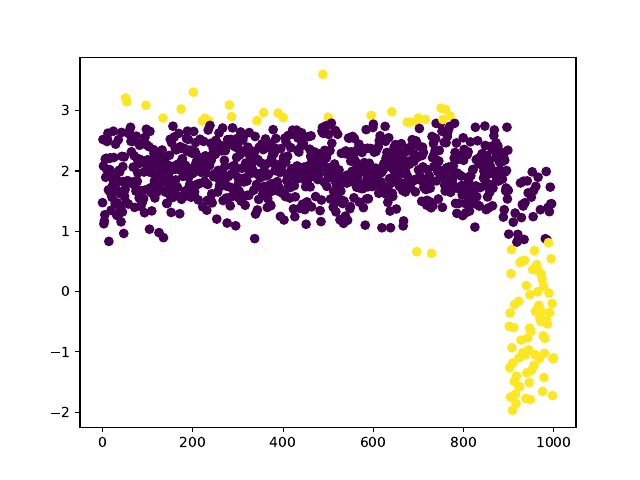

Source code (Python):
from pyod import utils
import numpy as np
from matplotlib import pyplot as plt
from sklearn.metrics import balanced_accuracy_score

X_train, _, y_train, _ = utils.generate_data(n_train=1000, contamination=0.1, n_features=1)
plt.figure(0)
plt.plot(X_train, 'o')
plt.xlabel('Index')
plt.ylabel('Value')
plt.show()

# z_i = (x_i - miu) / sigma
mean = X_train.mean()
std = X_train.std()
z_scores = np.abs((X_train - mean) / std)


contamination_rate = 0.1
threshold = np.quantile(z_scores, 1 - contamination_rate)
print("Threshold: ", threshold)
predicted_labels = (z_scores > threshold).astype(int)

plt.figure(1)
colors = np.where(predicted_labels == 1, 'r', 'b')
plt.scatter(range(len(X_train)), X_train, c=predicted_labels)
plt.savefig('./ex3.pdf')
plt.show()

BA = balanced_accuracy_score(y_train, predicted_labels)
print("Balanced accuracy: ", BA)